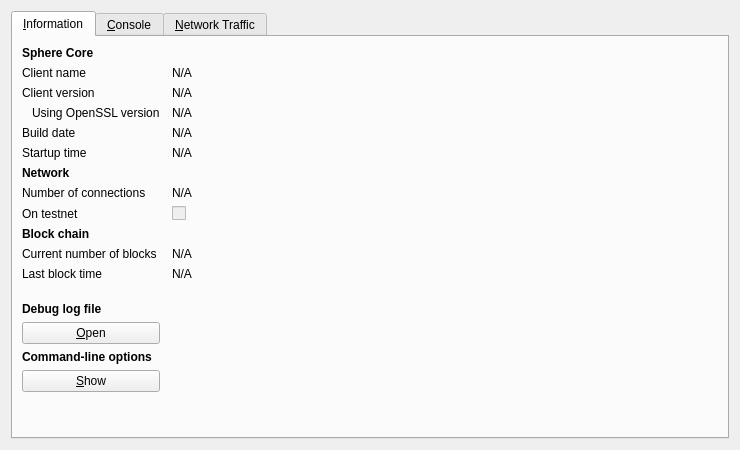
<?xml version="1.0" encoding="UTF-8"?>
<ui version="4.0">
 <class>RPCConsole</class>
 <widget class="QDialog" name="RPCConsole">
  <property name="geometry">
   <rect>
    <x>0</x>
    <y>0</y>
    <width>740</width>
    <height>450</height>
   </rect>
  </property>
  <property name="windowTitle">
   <string>Sphere - Debug window</string>
  </property>
  <layout class="QVBoxLayout" name="verticalLayout_2">
   <item>
    <widget class="QTabWidget" name="tabWidget">
     <property name="currentIndex">
      <number>0</number>
     </property>
     <widget class="QWidget" name="tab_info">
      <attribute name="title">
       <string>&amp;Information</string>
      </attribute>
      <layout class="QGridLayout" name="gridLayout" columnstretch="0,1">
       <property name="horizontalSpacing">
        <number>12</number>
       </property>
       <item row="0" column="0">
        <widget class="QLabel" name="label_9">
         <property name="font">
          <font>
           <weight>75</weight>
           <bold>true</bold>
          </font>
         </property>
         <property name="text">
          <string>Sphere Core</string>
         </property>
        </widget>
       </item>
       <item row="1" column="0">
        <widget class="QLabel" name="label_5">
         <property name="text">
          <string>Client name</string>
         </property>
        </widget>
       </item>
       <item row="1" column="1">
        <widget class="QLabel" name="clientName">
         <property name="cursor">
          <cursorShape>IBeamCursor</cursorShape>
         </property>
         <property name="text">
          <string>N/A</string>
         </property>
         <property name="textFormat">
          <enum>Qt::PlainText</enum>
         </property>
         <property name="textInteractionFlags">
          <set>Qt::LinksAccessibleByMouse|Qt::TextSelectableByKeyboard|Qt::TextSelectableByMouse</set>
         </property>
        </widget>
       </item>
       <item row="2" column="0">
        <widget class="QLabel" name="label_6">
         <property name="text">
          <string>Client version</string>
         </property>
        </widget>
       </item>
       <item row="2" column="1">
        <widget class="QLabel" name="clientVersion">
         <property name="cursor">
          <cursorShape>IBeamCursor</cursorShape>
         </property>
         <property name="text">
          <string>N/A</string>
         </property>
         <property name="textFormat">
          <enum>Qt::PlainText</enum>
         </property>
         <property name="textInteractionFlags">
          <set>Qt::LinksAccessibleByMouse|Qt::TextSelectableByKeyboard|Qt::TextSelectableByMouse</set>
         </property>
        </widget>
       </item>
       <item row="3" column="0">
        <widget class="QLabel" name="label_14">
         <property name="text">
          <string>Using OpenSSL version</string>
         </property>
         <property name="indent">
          <number>10</number>
         </property>
        </widget>
       </item>
       <item row="3" column="1">
        <widget class="QLabel" name="openSSLVersion">
         <property name="cursor">
          <cursorShape>IBeamCursor</cursorShape>
         </property>
         <property name="text">
          <string>N/A</string>
         </property>
         <property name="textFormat">
          <enum>Qt::PlainText</enum>
         </property>
         <property name="textInteractionFlags">
          <set>Qt::LinksAccessibleByMouse|Qt::TextSelectableByKeyboard|Qt::TextSelectableByMouse</set>
         </property>
        </widget>
       </item>
       <item row="4" column="0">
        <widget class="QLabel" name="label_12">
         <property name="text">
          <string>Build date</string>
         </property>
        </widget>
       </item>
       <item row="4" column="1">
        <widget class="QLabel" name="buildDate">
         <property name="cursor">
          <cursorShape>IBeamCursor</cursorShape>
         </property>
         <property name="text">
          <string>N/A</string>
         </property>
         <property name="textFormat">
          <enum>Qt::PlainText</enum>
         </property>
         <property name="textInteractionFlags">
          <set>Qt::LinksAccessibleByMouse|Qt::TextSelectableByKeyboard|Qt::TextSelectableByMouse</set>
         </property>
        </widget>
       </item>
       <item row="5" column="0">
        <widget class="QLabel" name="label_13">
         <property name="text">
          <string>Startup time</string>
         </property>
        </widget>
       </item>
       <item row="5" column="1">
        <widget class="QLabel" name="startupTime">
         <property name="cursor">
          <cursorShape>IBeamCursor</cursorShape>
         </property>
         <property name="text">
          <string>N/A</string>
         </property>
         <property name="textFormat">
          <enum>Qt::PlainText</enum>
         </property>
         <property name="textInteractionFlags">
          <set>Qt::LinksAccessibleByMouse|Qt::TextSelectableByKeyboard|Qt::TextSelectableByMouse</set>
         </property>
        </widget>
       </item>
       <item row="6" column="0">
        <widget class="QLabel" name="label_11">
         <property name="font">
          <font>
           <weight>75</weight>
           <bold>true</bold>
          </font>
         </property>
         <property name="text">
          <string>Network</string>
         </property>
        </widget>
       </item>
       <item row="7" column="0">
        <widget class="QLabel" name="label_7">
         <property name="text">
          <string>Number of connections</string>
         </property>
        </widget>
       </item>
       <item row="7" column="1">
        <widget class="QLabel" name="numberOfConnections">
         <property name="cursor">
          <cursorShape>IBeamCursor</cursorShape>
         </property>
         <property name="text">
          <string>N/A</string>
         </property>
         <property name="textFormat">
          <enum>Qt::PlainText</enum>
         </property>
         <property name="textInteractionFlags">
          <set>Qt::LinksAccessibleByMouse|Qt::TextSelectableByKeyboard|Qt::TextSelectableByMouse</set>
         </property>
        </widget>
       </item>
       <item row="8" column="0">
        <widget class="QLabel" name="label_8">
         <property name="text">
          <string>On testnet</string>
         </property>
        </widget>
       </item>
       <item row="8" column="1">
        <widget class="QCheckBox" name="isTestNet">
         <property name="enabled">
          <bool>false</bool>
         </property>
         <property name="text">
          <string/>
         </property>
        </widget>
       </item>
       <item row="9" column="0">
        <widget class="QLabel" name="label_10">
         <property name="font">
          <font>
           <weight>75</weight>
           <bold>true</bold>
          </font>
         </property>
         <property name="text">
          <string>Block chain</string>
         </property>
        </widget>
       </item>
       <item row="10" column="0">
        <widget class="QLabel" name="label_3">
         <property name="text">
          <string>Current number of blocks</string>
         </property>
        </widget>
       </item>
       <item row="10" column="1">
        <widget class="QLabel" name="numberOfBlocks">
         <property name="cursor">
          <cursorShape>IBeamCursor</cursorShape>
         </property>
         <property name="text">
          <string>N/A</string>
         </property>
         <property name="textFormat">
          <enum>Qt::PlainText</enum>
         </property>
         <property name="textInteractionFlags">
          <set>Qt::LinksAccessibleByMouse|Qt::TextSelectableByKeyboard|Qt::TextSelectableByMouse</set>
         </property>
        </widget>
       </item>
       <item row="11" column="0">
        <widget class="QLabel" name="label_2">
         <property name="text">
          <string>Last block time</string>
         </property>
        </widget>
       </item>
       <item row="11" column="1">
        <widget class="QLabel" name="lastBlockTime">
         <property name="cursor">
          <cursorShape>IBeamCursor</cursorShape>
         </property>
         <property name="text">
          <string>N/A</string>
         </property>
         <property name="textFormat">
          <enum>Qt::PlainText</enum>
         </property>
         <property name="textInteractionFlags">
          <set>Qt::LinksAccessibleByMouse|Qt::TextSelectableByKeyboard|Qt::TextSelectableByMouse</set>
         </property>
        </widget>
       </item>
       <item row="12" column="0">
        <spacer name="verticalSpacer_2">
         <property name="orientation">
          <enum>Qt::Vertical</enum>
         </property>
         <property name="sizeHint" stdset="0">
          <size>
           <width>20</width>
           <height>20</height>
          </size>
         </property>
        </spacer>
       </item>
       <item row="13" column="0">
        <widget class="QLabel" name="labelDebugLogfile">
         <property name="font">
          <font>
           <weight>75</weight>
           <bold>true</bold>
          </font>
         </property>
         <property name="text">
          <string>Debug log file</string>
         </property>
        </widget>
       </item>
       <item row="14" column="0">
        <widget class="QPushButton" name="openDebugLogfileButton">
         <property name="toolTip">
          <string>Open the Sphere debug log file from the current data directory. This can take a few seconds for large log files.</string>
         </property>
         <property name="text">
          <string>&amp;Open</string>
         </property>
         <property name="autoDefault">
          <bool>false</bool>
         </property>
        </widget>
       </item>
       <item row="15" column="0">
        <widget class="QLabel" name="labelCLOptions">
         <property name="font">
          <font>
           <weight>75</weight>
           <bold>true</bold>
          </font>
         </property>
         <property name="text">
          <string>Command-line options</string>
         </property>
        </widget>
       </item>
       <item row="16" column="0">
        <widget class="QPushButton" name="showCLOptionsButton">
         <property name="toolTip">
          <string>Show the Sphere-Qt help message to get a list with possible Sphere command-line options.</string>
         </property>
         <property name="text">
          <string>&amp;Show</string>
         </property>
         <property name="autoDefault">
          <bool>false</bool>
         </property>
        </widget>
       </item>
       <item row="17" column="0">
        <spacer name="verticalSpacer">
         <property name="orientation">
          <enum>Qt::Vertical</enum>
         </property>
         <property name="sizeHint" stdset="0">
          <size>
           <width>20</width>
           <height>40</height>
          </size>
         </property>
        </spacer>
       </item>
      </layout>
     </widget>
     <widget class="QWidget" name="tab_console">
      <attribute name="title">
       <string>&amp;Console</string>
      </attribute>
      <layout class="QVBoxLayout" name="verticalLayout_3">
       <property name="spacing">
        <number>3</number>
       </property>
       <item>
        <widget class="QTextEdit" name="messagesWidget">
         <property name="minimumSize">
          <size>
           <width>0</width>
           <height>100</height>
          </size>
         </property>
         <property name="readOnly">
          <bool>true</bool>
         </property>
         <property name="tabKeyNavigation" stdset="0">
          <bool>false</bool>
         </property>
         <property name="columnCount" stdset="0">
          <number>2</number>
         </property>
        </widget>
       </item>
       <item>
        <layout class="QHBoxLayout" name="horizontalLayout">
         <property name="spacing">
          <number>3</number>
         </property>
         <item>
          <widget class="QLabel" name="label">
           <property name="text">
            <string notr="true">&gt;</string>
           </property>
          </widget>
         </item>
         <item>
          <widget class="QLineEdit" name="lineEdit"/>
         </item>
         <item>
          <widget class="QPushButton" name="clearButton">
           <property name="maximumSize">
            <size>
             <width>24</width>
             <height>24</height>
            </size>
           </property>
           <property name="toolTip">
            <string>Clear console</string>
           </property>
           <property name="text">
            <string/>
           </property>
           <property name="icon">
            <iconset resource="../bitcoin.qrc">
             <normaloff>:/icons/remove</normaloff>:/icons/remove</iconset>
           </property>
           <property name="shortcut">
            <string notr="true">Ctrl+L</string>
           </property>
           <property name="autoDefault">
            <bool>false</bool>
           </property>
          </widget>
         </item>
        </layout>
       </item>
      </layout>
     </widget>
     <widget class="QWidget" name="tab">
      <attribute name="title">
       <string>&amp;Network Traffic</string>
      </attribute>
      <layout class="QHBoxLayout" name="horizontalLayout_3">
       <item>
        <layout class="QVBoxLayout" name="verticalLayout_4">
         <item>
          <widget class="TrafficGraphWidget" name="trafficGraph" native="true">
           <property name="sizePolicy">
            <sizepolicy hsizetype="Expanding" vsizetype="Expanding">
             <horstretch>0</horstretch>
             <verstretch>0</verstretch>
            </sizepolicy>
           </property>
          </widget>
         </item>
         <item>
          <layout class="QHBoxLayout" name="horizontalLayout_2">
           <item>
            <widget class="QSlider" name="sldGraphRange">
             <property name="minimum">
              <number>1</number>
             </property>
             <property name="maximum">
              <number>288</number>
             </property>
             <property name="pageStep">
              <number>12</number>
             </property>
             <property name="value">
              <number>6</number>
             </property>
             <property name="orientation">
              <enum>Qt::Horizontal</enum>
             </property>
            </widget>
           </item>
           <item>
            <widget class="QLabel" name="lblGraphRange">
             <property name="minimumSize">
              <size>
               <width>100</width>
               <height>0</height>
              </size>
             </property>
             <property name="alignment">
              <set>Qt::AlignCenter</set>
             </property>
            </widget>
           </item>
           <item>
            <widget class="QPushButton" name="btnClearTrafficGraph">
             <property name="text">
              <string>&amp;Clear</string>
             </property>
            </widget>
           </item>
          </layout>
         </item>
        </layout>
       </item>
       <item>
        <layout class="QVBoxLayout" name="verticalLayout">
         <item>
          <widget class="QGroupBox" name="groupBox">
           <property name="title">
            <string>Totals</string>
           </property>
           <layout class="QVBoxLayout" name="verticalLayout_5">
            <item>
             <layout class="QHBoxLayout" name="horizontalLayout_4">
              <item>
               <widget class="Line" name="line">
                <property name="sizePolicy">
                 <sizepolicy hsizetype="Fixed" vsizetype="Fixed">
                  <horstretch>0</horstretch>
                  <verstretch>0</verstretch>
                 </sizepolicy>
                </property>
                <property name="minimumSize">
                 <size>
                  <width>10</width>
                  <height>0</height>
                 </size>
                </property>
                <property name="palette">
                 <palette>
                  <active>
                   <colorrole role="Light">
                    <brush brushstyle="SolidPattern">
                     <color alpha="255">
                      <red>0</red>
                      <green>255</green>
                      <blue>0</blue>
                     </color>
                    </brush>
                   </colorrole>
                  </active>
                  <inactive>
                   <colorrole role="Light">
                    <brush brushstyle="SolidPattern">
                     <color alpha="255">
                      <red>0</red>
                      <green>255</green>
                      <blue>0</blue>
                     </color>
                    </brush>
                   </colorrole>
                  </inactive>
                  <disabled>
                   <colorrole role="Light">
                    <brush brushstyle="SolidPattern">
                     <color alpha="255">
                      <red>0</red>
                      <green>255</green>
                      <blue>0</blue>
                     </color>
                    </brush>
                   </colorrole>
                  </disabled>
                 </palette>
                </property>
                <property name="orientation">
                 <enum>Qt::Horizontal</enum>
                </property>
               </widget>
              </item>
              <item>
               <widget class="QLabel" name="label_16">
                <property name="text">
                 <string>In:</string>
                </property>
               </widget>
              </item>
              <item>
               <widget class="QLabel" name="lblBytesIn">
                <property name="minimumSize">
                 <size>
                  <width>50</width>
                  <height>0</height>
                 </size>
                </property>
                <property name="alignment">
                 <set>Qt::AlignRight|Qt::AlignTrailing|Qt::AlignVCenter</set>
                </property>
               </widget>
              </item>
             </layout>
            </item>
            <item>
             <layout class="QHBoxLayout" name="horizontalLayout_5">
              <item>
               <widget class="Line" name="line_2">
                <property name="sizePolicy">
                 <sizepolicy hsizetype="Fixed" vsizetype="Fixed">
                  <horstretch>0</horstretch>
                  <verstretch>0</verstretch>
                 </sizepolicy>
                </property>
                <property name="minimumSize">
                 <size>
                  <width>10</width>
                  <height>0</height>
                 </size>
                </property>
                <property name="palette">
                 <palette>
                  <active>
                   <colorrole role="Light">
                    <brush brushstyle="SolidPattern">
                     <color alpha="255">
                      <red>255</red>
                      <green>0</green>
                      <blue>0</blue>
                     </color>
                    </brush>
                   </colorrole>
                  </active>
                  <inactive>
                   <colorrole role="Light">
                    <brush brushstyle="SolidPattern">
                     <color alpha="255">
                      <red>255</red>
                      <green>0</green>
                      <blue>0</blue>
                     </color>
                    </brush>
                   </colorrole>
                  </inactive>
                  <disabled>
                   <colorrole role="Light">
                    <brush brushstyle="SolidPattern">
                     <color alpha="255">
                      <red>255</red>
                      <green>0</green>
                      <blue>0</blue>
                     </color>
                    </brush>
                   </colorrole>
                  </disabled>
                 </palette>
                </property>
                <property name="orientation">
                 <enum>Qt::Horizontal</enum>
                </property>
               </widget>
              </item>
              <item>
               <widget class="QLabel" name="label_17">
                <property name="text">
                 <string>Out:</string>
                </property>
               </widget>
              </item>
              <item>
               <widget class="QLabel" name="lblBytesOut">
                <property name="minimumSize">
                 <size>
                  <width>50</width>
                  <height>0</height>
                 </size>
                </property>
                <property name="alignment">
                 <set>Qt::AlignRight|Qt::AlignTrailing|Qt::AlignVCenter</set>
                </property>
               </widget>
              </item>
             </layout>
            </item>
            <item>
             <spacer name="verticalSpacer_4">
              <property name="orientation">
               <enum>Qt::Vertical</enum>
              </property>
              <property name="sizeHint" stdset="0">
               <size>
                <width>20</width>
                <height>407</height>
               </size>
              </property>
             </spacer>
            </item>
           </layout>
          </widget>
         </item>
        </layout>
       </item>
      </layout>
     </widget>
    </widget>
   </item>
  </layout>
 </widget>
 <customwidgets>
  <customwidget>
   <class>TrafficGraphWidget</class>
   <extends>QWidget</extends>
   <header>trafficgraphwidget.h</header>
   <container>1</container>
   <slots>
    <slot>clear()</slot>
   </slots>
  </customwidget>
 </customwidgets>
 <resources>
  <include location="../bitcoin.qrc"/>
 </resources>
 <connections/>
</ui>
